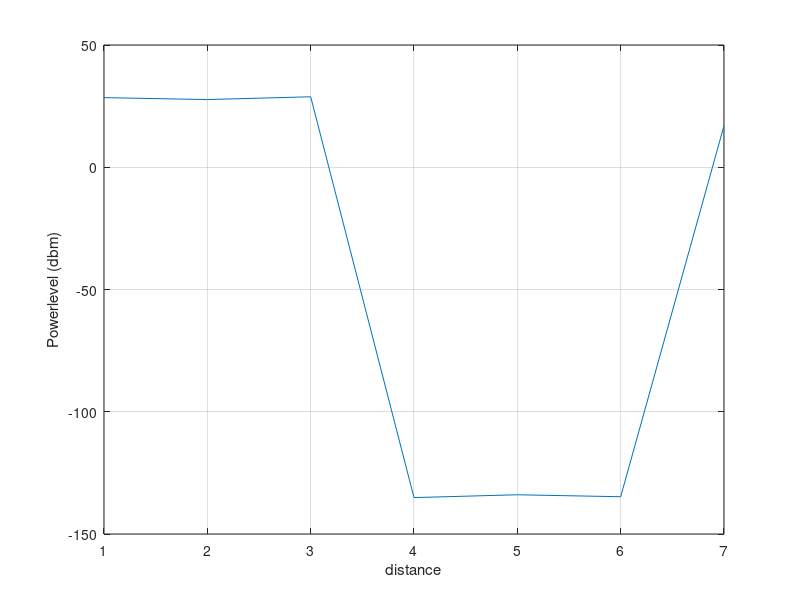

The MATLAB source for this figure:
close all
    clear all
    clc

    %defining variables
    N = 1; % N value is Group Number
    d_km = 50; % Distance between two planes in km
    cable_loss_tx = .8; % Transmitting cable loss in dB
    cable_loss_rx = .8; % Receiving cable loss in dB
    fc = (0.9 + (N*0.05)); % Carrier frequency
    Gt =(1.10 + (N*0.05)); % Transmitting antenna gain in dBi
    Gr = (1.10 + (N*0.05)); % Receiving antenna gain in dBi
    N_fig = 6; % Receiver noise figure
    rec_BW = 50*10^3; % Receiver bandwidth
    Tempr = 243; % Ambient temperature
    k_bol_cons=1.3803*10^-23; % Boltzman constant J/K
    fade_mar = 38; % Fade margin
    C_N_ratio = 17; % Receiver SNR (15~20) dB

    % Free space path loss
    L_dB_km=92.4+20*log10(fc)+20*log10(d_km);

    % Noise threshold at the output end of the receiver
    N_thres_dBW=10*log10(k_bol_cons*Tempr*rec_BW)+N_fig;

    % Received power sensitivity
    Pr_sen_dB = C_N_ratio + N_thres_dBW;

    % Calculating the EIRP
    EIRP_dBW = Pr_sen_dB + (L_dB_km+fade_mar) - Gr + cable_loss_rx;




    % Output
    disp(['EIRP = ', num2str(EIRP_dBW)]);
    disp(' ');
    disp(['Antenna Gain = ', num2str(Gt)]);
    disp(' ');
    disp(['Free-Space-Loss = ', num2str(L_dB_km)]);
    disp(' ');
    disp(['Fading Margin = ', num2str(fade_mar)]);
    disp(' ');
    disp(['Receiver Sensitivity = ', num2str(Pr_sen_dB)]);
    disp(' ');
    disp(['Noise Figure = ', num2str(N_fig)]);
    disp(' ');
    % Calculating the Transmit power
    Pt = EIRP_dBW + cable_loss_tx - Gt; %in dBW       
                                                                                                                                                                                                                                           Pt_abs = 10^(Pt/10); %in watt
   
% Link budget
LB1=Pt;
LB2=LB1-cable_loss_tx;
LB3=EIRP_dBW;
LB4=LB3-L_dB_km-fade_mar;
LB5=LB4+Gr;
LB6=LB5-cable_loss_rx;
LB7=C_N_ratio;
Link_Budget=[LB1 LB2 LB3 LB4 LB5 LB6 LB7];
plot(Link_Budget);
xlabel('distance')
ylabel('Powerlevel (dbm)')
grid on
